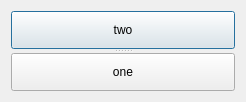
<?xml version="1.0" encoding="UTF-8"?>
<ui version="4.0">
 <class>Dialog</class>
 <widget class="QDialog" name="Dialog">
  <property name="geometry">
   <rect>
    <x>0</x>
    <y>0</y>
    <width>246</width>
    <height>102</height>
   </rect>
  </property>
  <property name="windowTitle">
   <string>Dialog</string>
  </property>
  <layout class="QVBoxLayout" name="verticalLayout">
   <item>
    <widget class="QSplitter" name="splitter">
     <property name="orientation">
      <enum>Qt::Vertical</enum>
     </property>
     <widget class="QPushButton" name="pushButton_2">
      <property name="text">
       <string>two</string>
      </property>
     </widget>
     <widget class="QPushButton" name="pushButton">
      <property name="text">
       <string>one</string>
      </property>
     </widget>
    </widget>
   </item>
  </layout>
 </widget>
 <layoutdefault spacing="6" margin="11"/>
 <resources/>
 <connections/>
</ui>
